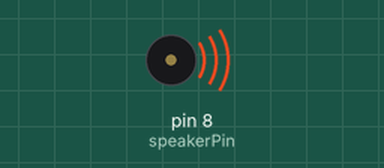
Simulated run of this sketch. Board: Arduino Uno, built with avr-gcc and run on an emulated ATmega328P. Parts: buzzer (waves = sounding). At 7.0 s the program stops and its outputs stay as they are.

Above: at 0.1 s.
At 6.8 s:
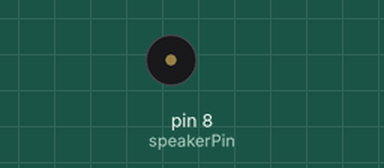
Timing chart, 0 to 8.3 s (numbered marks = the images above):
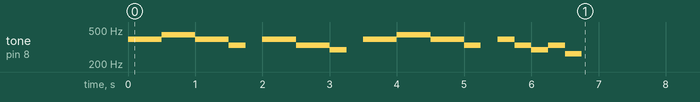

Measured:
- by itself, tone on pin 8 (speakerPin): plays 392 Hz for 0.50 s, 440 Hz for 0.50 s, 392 Hz for 0.50 s, 330 Hz for 0.25 s, 392 Hz for 0.50 s, 330 Hz for 0.50 s … (16 notes in this stretch)

The sketch:

CH_30_01.ino
```cpp
#define NOTE_C4  262
#define NOTE_D4  294
#define NOTE_E4  330
#define NOTE_F4  349
#define NOTE_G4  392
#define NOTE_A4  440
#define NOTE_B4  494
#define NOTE_C5  523

int speakerPin = 8;    // 스피커 연결 핀

int melody[] = {      // 학교종 멜로디. 0은 쉼표
  NOTE_G4, NOTE_G4, NOTE_A4, NOTE_A4, NOTE_G4, NOTE_G4, NOTE_E4, 0,
  NOTE_G4, NOTE_G4, NOTE_E4, NOTE_E4, NOTE_D4, 0,
  NOTE_G4, NOTE_G4, NOTE_A4, NOTE_A4, NOTE_G4, NOTE_G4, NOTE_E4, 0,
  NOTE_G4, NOTE_E4, NOTE_D4, NOTE_E4, NOTE_C4, 0
};

int noteDuration = 250;

void setup() {
}

void loop() {
  for (int thisNote = 0; thisNote < sizeof(melody) / sizeof(int); thisNote++) {
    tone(speakerPin, melody[thisNote], noteDuration); // 멜로디 재생
    delay(noteDuration);
  }

  while(true){ };
}
```
